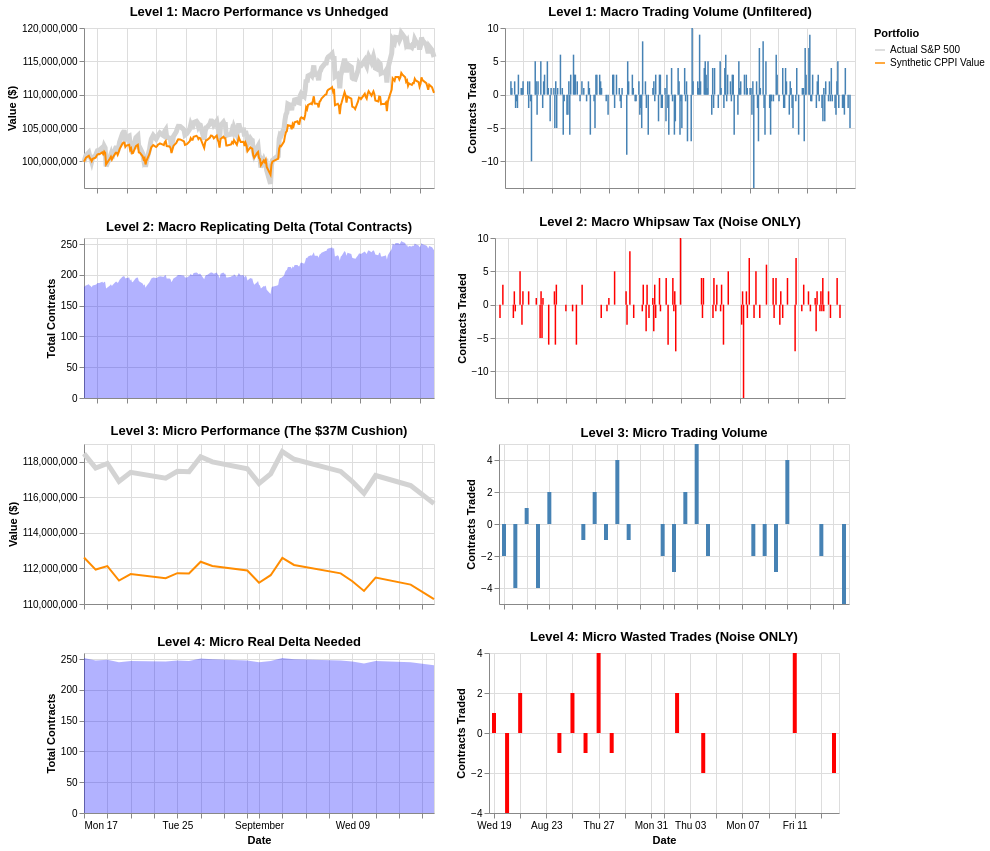

The code cell stored with this chart in its notebook:
### Markdown cell above
## 🔍 Visualizing the Details: A Four-Level Diagnostic

We can now visualize exactly how this heuristic strategy behaves between September 17, 2025, and September 16, 2026.

The following dashboard divides the behavior into two distinct timeframes to contrast the overarching performance of the strategy against its daily mechanical reality:

**Levels 1 & 2 (The Macro View):** The top half tracks the entire lifecycle of the trade. On the left of Level 1 is a comparison of the portfolio to the S&P 500. The left of Level 2 shows the total number of S&P E-mini contracts (our long S&P 500 exposure). On the right, we plot the daily trading volume. All the trades are shown in blue on Level 1, and those designated as 'noise' trades are in red on Level 2.

**Levels 3 & 4 (The Micro View):** The bottom half zooms in on a specific 30-day window (August 17 to September 16, 2026). During this period, the portfolio has built a massive safety cushion above our absolute floor. You might expect that cushion would imply very little trading.

As you review the charts, pay close attention to the right side of the dashboard. The red bars are the instances where the rule buys high and sells low. When judging the frequency of trading on levels three and four, be mindful that the x-axis only covers one month. There are both fewer days and trades than levels 1 and 2.

### Code cell
# --- 1. Data Preparation ---
# Macro Data
df_synth_wealth = df_plot.melt(
    id_vars=['Date'],
    value_vars=['Actual S&P 500', 'Synthetic CPPI Value'],
    var_name='Strategy',
    value_name='Portfolio Value'
)

# Micro Data (Zoomed Window)
start_date = pd.to_datetime('2026-08-17')
end_date = pd.to_datetime('2026-09-16')
df_zoom = df_plot[(df_plot['Date'] >= start_date) & (df_plot['Date'] <= end_date)]
df_zoom_wealth = df_synth_wealth[(df_synth_wealth['Date'] >= start_date) & (df_synth_wealth['Date'] <= end_date)]

# Standardized chart dimensions
w, h = 350, 160

# --- LEVEL 1: MACRO OUTCOME ---
chart_perf_macro = alt.Chart(df_synth_wealth).mark_line().encode(
    x=alt.X('Date:T', axis=alt.Axis(title='', labels=False)),
    y=alt.Y('Portfolio Value:Q', scale=alt.Scale(zero=False), title='Value ($)'),
    color=alt.Color('Strategy:N', scale=alt.Scale(domain=['Actual S&P 500', 'Synthetic CPPI Value'], range=['#d3d3d3', 'darkorange']), legend=alt.Legend(title="Portfolio")),
    strokeWidth=alt.condition(alt.datum.Strategy == 'Actual S&P 500', alt.value(5), alt.value(2))
).properties(width=w, height=h, title='Level 1: Macro Performance vs Unhedged')

chart_vol_macro = alt.Chart(df_plot).mark_bar(color='steelblue', size=1.5).encode(
    x=alt.X('Date:T', axis=alt.Axis(title='', labels=False)),
    y=alt.Y('Contract Trades:Q', title='Contracts Traded')
).properties(width=w, height=h, title='Level 1: Macro Trading Volume (Unfiltered)')

# --- LEVEL 2: MACRO AUTOPSY ---
chart_delta_macro = alt.Chart(df_plot).mark_area(opacity=0.3, color='blue').encode(
    x=alt.X('Date:T', axis=alt.Axis(title='', labels=False)),
    y=alt.Y('Dynamic Contracts Held:Q', title='Total Contracts')
).properties(width=w, height=h, title='Level 2: Macro Replicating Delta (Total Contracts)')

chart_noise_macro = alt.Chart(df_plot).mark_bar(color='red', size=1.5).encode(
    x=alt.X('Date:T', axis=alt.Axis(title='', labels=False)),
    y=alt.Y('Contract Trades:Q', title='Contracts Traded')
).transform_filter(alt.datum['Synth Whipsaw Flag'] == 1).properties(width=w, height=h, title='Level 2: Macro Whipsaw Tax (Noise ONLY)')

# --- LEVEL 3: MICRO OUTCOME (Aug 17 - Sep 16) ---
chart_perf_micro = alt.Chart(df_zoom_wealth).mark_line().encode(
    x=alt.X('Date:T', axis=alt.Axis(title='', labels=False)),
    y=alt.Y('Portfolio Value:Q', scale=alt.Scale(zero=False), title='Value ($)'),
    color=alt.Color('Strategy:N', scale=alt.Scale(domain=['Actual S&P 500', 'Synthetic CPPI Value'], range=['#d3d3d3', 'darkorange']), legend=None),
    strokeWidth=alt.condition(alt.datum.Strategy == 'Actual S&P 500', alt.value(5), alt.value(2))
).properties(width=w, height=h, title='Level 3: Micro Performance (The $37M Cushion)')

chart_vol_micro = alt.Chart(df_zoom).mark_bar(color='steelblue', size=4).encode(
    x=alt.X('Date:T', axis=alt.Axis(title='', labels=False)),
    y=alt.Y('Contract Trades:Q', title='Contracts Traded')
).properties(width=w, height=h, title='Level 3: Micro Trading Volume')

# --- LEVEL 4: MICRO AUTOPSY (Aug 17 - Sep 16) ---
chart_delta_micro = alt.Chart(df_zoom).mark_area(opacity=0.3, color='blue').encode(
    x=alt.X('Date:T', title='Date'),
    y=alt.Y('Dynamic Contracts Held:Q', scale=alt.Scale(zero=False), title='Total Contracts')
).properties(width=w, height=h, title='Level 4: Micro Real Delta Needed')

chart_noise_micro = alt.Chart(df_zoom).mark_bar(color='red', size=4).encode(
    x=alt.X('Date:T', title='Date'),
    y=alt.Y('Contract Trades:Q', title='Contracts Traded')
).transform_filter(alt.datum['Synth Whipsaw Flag'] == 1).properties(width=w, height=h, title='Level 4: Micro Wasted Trades (Noise ONLY)')

# --- ASSEMBLE THE 4-LEVEL DASHBOARD ---
level_1 = chart_perf_macro | chart_vol_macro
level_2 = chart_delta_macro | chart_noise_macro
level_3 = chart_perf_micro | chart_vol_micro
level_4 = chart_delta_micro | chart_noise_micro

master_dashboard = (level_1 & level_2 & level_3 & level_4).resolve_scale(color='independent')
master_dashboard

### Figure 1 — Vega-Lite specification as saved in the notebook (floating-point values rounded to 4 significant figures; data arrays with more than 128 entries replaced by an {"elided": "..."} marker saying what was removed)
{"config": {"view": {"continuousWidth": 300, "continuousHeight": 300}}, "vconcat": [{"hconcat": [{"data": {"name": "data-2f0ee4161ec6632ab82c4c9286e7213f"}, "mark": {"type": "line"}, "encoding": {"color": {"field": "Strategy", "legend": {"title": "Portfolio"}, "scale": {"domain": ["Actual S&P 500", "Synthetic CPPI Value"], "range": ["#d3d3d3", "darkorange"]}, "type": "nominal"}, "strokeWidth": {"condition": {"test": "(datum.Strategy === 'Actual S&P 500')", "value": 5}, "value": 2}, "x": {"axis": {"labels": false, "title": ""}, "field": "Date", "type": "temporal"}, "y": {"field": "Portfolio Value", "scale": {"zero": false}, "title": "Value ($)", "type": "quantitative"}}, "height": 160, "title": "Level 1: Macro Performance vs Unhedged", "width": 350}, {"data": {"name": "data-d062e7feba649ceab81b546aad30b12d"}, "mark": {"type": "bar", "color": "steelblue", "size": 1.5}, "encoding": {"x": {"axis": {"labels": false, "title": ""}, "field": "Date", "type": "temporal"}, "y": {"field": "Contract Trades", "title": "Contracts Traded", "type": "quantitative"}}, "height": 160, "title": "Level 1: Macro Trading Volume (Unfiltered)", "width": 350}]}, {"hconcat": [{"mark": {"type": "area", "color": "blue", "opacity": 0.3}, "encoding": {"x": {"axis": {"labels": false, "title": ""}, "field": "Date", "type": "temporal"}, "y": {"field": "Dynamic Contracts Held", "title": "Total Contracts", "type": "quantitative"}}, "height": 160, "title": "Level 2: Macro Replicating Delta (Total Contracts)", "width": 350}, {"mark": {"type": "bar", "color": "red", "size": 1.5}, "encoding": {"x": {"axis": {"labels": false, "title": ""}, "field": "Date", "type": "temporal"}, "y": {"field": "Contract Trades", "title": "Contracts Traded", "type": "quantitative"}}, "height": 160, "title": "Level 2: Macro Whipsaw Tax (Noise ONLY)", "transform": [{"filter": "(datum['Synth Whipsaw Flag'] === 1)"}], "width": 350}], "data": {"name": "data-d062e7feba649ceab81b546aad30b12d"}}, {"hconcat": [{"data": {"name": "data-c76fe35be97261f3f00d718ff28402d3"}, "mark": {"type": "line"}, "encoding": {"color": {"field": "Strategy", "legend": null, "scale": {"domain": ["Actual S&P 500", "Synthetic CPPI Value"], "range": ["#d3d3d3", "darkorange"]}, "type": "nominal"}, "strokeWidth": {"condition": {"test": "(datum.Strategy === 'Actual S&P 500')", "value": 5}, "value": 2}, "x": {"axis": {"labels": false, "title": ""}, "field": "Date", "type": "temporal"}, "y": {"field": "Portfolio Value", "scale": {"zero": false}, "title": "Value ($)", "type": "quantitative"}}, "height": 160, "title": "Level 3: Micro Performance (The $37M Cushion)", "width": 350}, {"data": {"name": "data-6f9d1673d830040c75f4775a47ab5819"}, "mark": {"type": "bar", "color": "steelblue", "size": 4}, "encoding": {"x": {"axis": {"labels": false, "title": ""}, "field": "Date", "type": "temporal"}, "y": {"field": "Contract Trades", "title": "Contracts Traded", "type": "quantitative"}}, "height": 160, "title": "Level 3: Micro Trading Volume", "width": 350}]}, {"hconcat": [{"mark": {"type": "area", "color": "blue", "opacity": 0.3}, "encoding": {"x": {"field": "Date", "title": "Date", "type": "temporal"}, "y": {"field": "Dynamic Contracts Held", "scale": {"zero": false}, "title": "Total Contracts", "type": "quantitative"}}, "height": 160, "title": "Level 4: Micro Real Delta Needed", "width": 350}, {"mark": {"type": "bar", "color": "red", "size": 4}, "encoding": {"x": {"field": "Date", "title": "Date", "type": "temporal"}, "y": {"field": "Contract Trades", "title": "Contracts Traded", "type": "quantitative"}}, "height": 160, "title": "Level 4: Micro Wasted Trades (Noise ONLY)", "transform": [{"filter": "(datum['Synth Whipsaw Flag'] === 1)"}], "width": 350}], "data": {"name": "data-6f9d1673d830040c75f4775a47ab5819"}}], "resolve": {"scale": {"color": "independent"}}, "$schema": "https://vega.github.io/schema/vega-lite/v6.4.1.json", "datasets": {"data-2f0ee4161ec6632ab82c4c9286e7213f": {"elided": "494 records"}, "data-d062e7feba649ceab81b546aad30b12d": {"elided": "247 records"}, "data-c76fe35be97261f3f00d718ff28402d3": [{"Date": "2026-08-17T00:00:00", "Strategy": "Actual S&P 500", "Portfolio Value": 118500000.0}, {"Date": "2026-08-18T00:00:00", "Strategy": "Actual S&P 500", "Portfolio Value": 117600000.0}, {"Date": "2026-08-19T00:00:00", "Strategy": "Actual S&P 500", "Portfolio Value": 117900000.0}, {"Date": "2026-08-20T00:00:00", "Strategy": "Actual S&P 500", "Portfolio Value": 116900000.0}, {"Date": "2026-08-21T00:00:00", "Strategy": "Actual S&P 500", "Portfolio Value": 117400000.0}, {"Date": "2026-08-24T00:00:00", "Strategy": "Actual S&P 500", "Portfolio Value": 117100000.0}, {"Date": "2026-08-25T00:00:00", "Strategy": "Actual S&P 500", "Portfolio Value": 117500000.0}, {"Date": "2026-08-26T00:00:00", "Strategy": "Actual S&P 500", "Portfolio Value": 117400000.0}, {"Date": "2026-08-27T00:00:00", "Strategy": "Actual S&P 500", "Portfolio Value": 118300000.0}, {"Date": "2026-08-28T00:00:00", "Strategy": "Actual S&P 500", "Portfolio Value": 118000000.0}, {"Date": "2026-08-31T00:00:00", "Strategy": "Actual S&P 500", "Portfolio Value": 117600000.0}, {"Date": "2026-09-01T00:00:00", "Strategy": "Actual S&P 500", "Portfolio Value": 116800000.0}, {"Date": "2026-09-02T00:00:00", "Strategy": "Actual S&P 500", "Portfolio Value": 117300000.0}, {"Date": "2026-09-03T00:00:00", "Strategy": "Actual S&P 500", "Portfolio Value": 118600000.0}, {"Date": "2026-09-04T00:00:00", "Strategy": "Actual S&P 500", "Portfolio Value": 118100000.0}, {"Date": "2026-09-08T00:00:00", "Strategy": "Actual S&P 500", "Portfolio Value": 117500000.0}, {"Date": "2026-09-09T00:00:00", "Strategy": "Actual S&P 500", "Portfolio Value": 116900000.0}, {"Date": "2026-09-10T00:00:00", "Strategy": "Actual S&P 500", "Portfolio Value": 116200000.0}, {"Date": "2026-09-11T00:00:00", "Strategy": "Actual S&P 500", "Portfolio Value": 117200000.0}, {"Date": "2026-09-14T00:00:00", "Strategy": "Actual S&P 500", "Portfolio Value": 116700000.0}, {"Date": "2026-09-16T00:00:00", "Strategy": "Actual S&P 500", "Portfolio Value": 115600000.0}, {"Date": "2026-08-17T00:00:00", "Strategy": "Synthetic CPPI Value", "Portfolio Value": 112600000.0}, {"Date": "2026-08-18T00:00:00", "Strategy": "Synthetic CPPI Value", "Portfolio Value": 111900000.0}, {"Date": "2026-08-19T00:00:00", "Strategy": "Synthetic CPPI Value", "Portfolio Value": 112100000.0}, {"Date": "2026-08-20T00:00:00", "Strategy": "Synthetic CPPI Value", "Portfolio Value": 111300000.0}, {"Date": "2026-08-21T00:00:00", "Strategy": "Synthetic CPPI Value", "Portfolio Value": 111700000.0}, {"Date": "2026-08-24T00:00:00", "Strategy": "Synthetic CPPI Value", "Portfolio Value": 111400000.0}, {"Date": "2026-08-25T00:00:00", "Strategy": "Synthetic CPPI Value", "Portfolio Value": 111700000.0}, {"Date": "2026-08-26T00:00:00", "Strategy": "Synthetic CPPI Value", "Portfolio Value": 111700000.0}, {"Date": "2026-08-27T00:00:00", "Strategy": "Synthetic CPPI Value", "Portfolio Value": 112400000.0}, {"Date": "2026-08-28T00:00:00", "Strategy": "Synthetic CPPI Value", "Portfolio Value": 112100000.0}, {"Date": "2026-08-31T00:00:00", "Strategy": "Synthetic CPPI Value", "Portfolio Value": 111900000.0}, {"Date": "2026-09-01T00:00:00", "Strategy": "Synthetic CPPI Value", "Portfolio Value": 111200000.0}, {"Date": "2026-09-02T00:00:00", "Strategy": "Synthetic CPPI Value", "Portfolio Value": 111600000.0}, {"Date": "2026-09-03T00:00:00", "Strategy": "Synthetic CPPI Value", "Portfolio Value": 112600000.0}, {"Date": "2026-09-04T00:00:00", "Strategy": "Synthetic CPPI Value", "Portfolio Value": 112200000.0}, {"Date": "2026-09-08T00:00:00", "Strategy": "Synthetic CPPI Value", "Portfolio Value": 111700000.0}, {"Date": "2026-09-09T00:00:00", "Strategy": "Synthetic CPPI Value", "Portfolio Value": 111300000.0}, {"Date": "2026-09-10T00:00:00", "Strategy": "Synthetic CPPI Value", "Portfolio Value": 110700000.0}, {"Date": "2026-09-11T00:00:00", "Strategy": "Synthetic CPPI Value", "Portfolio Value": 111500000.0}, {"Date": "2026-09-14T00:00:00", "Strategy": "Synthetic CPPI Value", "Portfolio Value": 111100000.0}, {"Date": "2026-09-16T00:00:00", "Strategy": "Synthetic CPPI Value", "Portfolio Value": 110300000.0}], "data-6f9d1673d830040c75f4775a47ab5819": [{"Date": "2026-08-17T00:00:00", "Actual S&P 500": 118500000.0, "Synthetic Long": 117700000.0, "Synthetic Long Excess": -795900.0, "Actual SOFR": 103600000.0, "Synthetic Money Market": 104400000.0, "Synthetic Money Market Excess": 795900.0, "Dynamic Contracts Held": 252.0, "Contract Trades": -2.0, "Synth Whipsaw Flag": 0, "Synthetic CPPI Value": 112600000.0, "Futures P&L ($)": -460400.0}, {"Date": "2026-08-18T00:00:00", "Actual S&P 500": 117600000.0, "Synthetic Long": 116800000.0, "Synthetic Long Excess": -801800.0, "Actual SOFR": 103600000.0, "Synthetic Money Market": 104400000.0, "Synthetic Money Market Excess": 801800.0, "Dynamic Contracts Held": 248.0, "Contract Trades": -4.0, "Synth Whipsaw Flag": 0, "Synthetic CPPI Value": 111900000.0, "Futures P&L ($)": -689800.0}, {"Date": "2026-08-19T00:00:00", "Actual S&P 500": 117900000.0, "Synthetic Long": 117100000.0, "Synthetic Long Excess": -822000.0, "Actual SOFR": 103600000.0, "Synthetic Money Market": 104400000.0, "Synthetic Money Market Excess": 822000.0, "Dynamic Contracts Held": 249.0, "Contract Trades": 1.0, "Synth Whipsaw Flag": 1, "Synthetic CPPI Value": 112100000.0, "Futures P&L ($)": 186000.0}, {"Date": "2026-08-20T00:00:00", "Actual S&P 500": 116900000.0, "Synthetic Long": 116100000.0, "Synthetic Long Excess": -810700.0, "Actual SOFR": 103600000.0, "Synthetic Money Market": 104400000.0, "Synthetic Money Market Excess": 810700.0, "Dynamic Contracts Held": 245.0, "Contract Trades": -4.0, "Synth Whipsaw Flag": 1, "Synthetic CPPI Value": 111300000.0, "Futures P&L ($)": -827900.0}, {"Date": "2026-08-21T00:00:00", "Actual S&P 500": 117400000.0, "Synthetic Long": 116500000.0, "Synthetic Long Excess": -879100.0, "Actual SOFR": 103600000.0, "Synthetic Money Market": 104500000.0, "Synthetic Money Market Excess": 879100.0, "Dynamic Contracts Held": 247.0, "Contract Trades": 2.0, "Synth Whipsaw Flag": 1, "Synthetic CPPI Value": 111700000.0, "Futures P&L ($)": 352200.0}, {"Date": "2026-08-24T00:00:00", "Actual S&P 500": 117100000.0, "Synthetic Long": 116200000.0, "Synthetic Long Excess": -846300.0, "Actual SOFR": 103600000.0, "Synthetic Money Market": 104500000.0, "Synthetic Money Market Excess": 846300.0, "Dynamic Contracts Held": 246.0, "Contract Trades": -1.0, "Synth Whipsaw Flag": 1, "Synthetic CPPI Value": 111400000.0, "Futures P&L ($)": -265500.0}, {"Date": "2026-08-25T00:00:00", "Actual S&P 500": 117500000.0, "Synthetic Long": 116600000.0, "Synthetic Long Excess": -879100.0, "Actual SOFR": 103600000.0, "Synthetic Money Market": 104500000.0, "Synthetic Money Market Excess": 879100.0, "Dynamic Contracts Held": 248.0, "Contract Trades": 2.0, "Synth Whipsaw Flag": 1, "Synthetic CPPI Value": 111700000.0, "Futures P&L ($)": 273700.0}, {"Date": "2026-08-26T00:00:00", "Actual S&P 500": 117400000.0, "Synthetic Long": 116600000.0, "Synthetic Long Excess": -875200.0, "Actual SOFR": 103700000.0, "Synthetic Money Market": 104500000.0, "Synthetic Money Market Excess": 875200.0, "Dynamic Contracts Held": 247.0, "Contract Trades": -1.0, "Synth Whipsaw Flag": 1, "Synthetic CPPI Value": 111700000.0, "Futures P&L ($)": -24800.0}, {"Date": "2026-08-27T00:00:00", "Actual S&P 500": 118300000.0, "Synthetic Long": 117400000.0, "Synthetic Long Excess": -915500.0, "Actual SOFR": 103700000.0, "Synthetic Money Market": 104600000.0, "Synthetic Money Market Excess": 915500.0, "Dynamic Contracts Held": 251.0, "Contract Trades": 4.0, "Synth Whipsaw Flag": 1, "Synthetic CPPI Value": 112400000.0, "Futures P&L ($)": 648400.0}, {"Date": "2026-08-28T00:00:00", "Actual S&P 500": 118000000.0, "Synthetic Long": 117100000.0, "Synthetic Long Excess": -925100.0, "Actual SOFR": 103700000.0, "Synthetic Money Market": 104600000.0, "Synthetic Money Market Excess": 925100.0, "Dynamic Contracts Held": 250.0, "Contract Trades": -1.0, "Synth Whipsaw Flag": 1, "Synthetic CPPI Value": 112100000.0, "Futures P&L ($)": -257300.0}, {"Date": "2026-08-31T00:00:00", "Actual S&P 500": 117600000.0, "Synthetic Long": 116800000.0, "Synthetic Long Excess": -855800.0, "Actual SOFR": 103700000.0, "Synthetic Money Market": 104600000.0, "Synthetic Money Market Excess": 855800.0, "Dynamic Contracts Held": 248.0, "Contract Trades": -2.0, "Synth Whipsaw Flag": 0, "Synthetic CPPI Value": 111900000.0, "Futures P&L ($)": -287500.0}, {"Date": "2026-09-01T00:00:00", "Actual S&P 500": 116800000.0, "Synthetic Long": 115900000.0, "Synthetic Long Excess": -874200.0, "Actual SOFR": 103700000.0, "Synthetic Money Market": 104600000.0, "Synthetic Money Market Excess": 874200.0, "Dynamic Contracts Held": 245.0, "Contract Trades": -3.0, "Synth Whipsaw Flag": 0, "Synthetic CPPI Value": 111200000.0, "Futures P&L ($)": -697500.0}, {"Date": "2026-09-02T00:00:00", "Actual S&P 500": 117300000.0, "Synthetic Long": 116400000.0, "Synthetic Long Excess": -889800.0, "Actual SOFR": 103700000.0, "Synthetic Money Market": 104600000.0, "Synthetic Money Market Excess": 889800.0, "Dynamic Contracts Held": 247.0, "Contract Trades": 2.0, "Synth Whipsaw Flag": 1, "Synthetic CPPI Value": 111600000.0, "Futures P&L ($)": 413400.0}, {"Date": "2026-09-03T00:00:00", "Actual S&P 500": 118600000.0, "Synthetic Long": 117600000.0, "Synthetic Long Excess": -943500.0, "Actual SOFR": 103700000.0, "Synthetic Money Market": 104700000.0, "Synthetic Money Market Excess": 943500.0, "Dynamic Contracts Held": 252.0, "Contract Trades": 5.0, "Synth Whipsaw Flag": 0, "Synthetic CPPI Value": 112600000.0, "Futures P&L ($)": 966400.0}, {"Date": "2026-09-04T00:00:00", "Actual S&P 500": 118100000.0, "Synthetic Long": 117100000.0, "Synthetic Long Excess": -1002000.0, "Actual SOFR": 103700000.0, "Synthetic Money Market": 104700000.0, "Synthetic Money Market Excess": 1002000.0, "Dynamic Contracts Held": 250.0, "Contract Trades": -2.0, "Synth Whipsaw Flag": 1, "Synthetic CPPI Value": 112200000.0, "Futures P&L ($)": -412600.0}, {"Date": "2026-09-08T00:00:00", "Actual S&P 500": 117500000.0, "Synthetic Long": 116600000.0, "Synthetic Long Excess": -903900.0, "Actual SOFR": 103800000.0, "Synthetic Money Market": 104700000.0, "Synthetic Money Market Excess": 903900.0, "Dynamic Contracts Held": 248.0, "Contract Trades": -2.0, "Synth Whipsaw Flag": 0, "Synthetic CPPI Value": 111700000.0, "Futures P&L ($)": -518800.0}, {"Date": "2026-09-09T00:00:00", "Actual S&P 500": 116900000.0, "Synthetic Long": 116000000.0, "Synthetic Long Excess": -887600.0, "Actual SOFR": 103800000.0, "Synthetic Money Market": 104700000.0, "Synthetic Money Market Excess": 887600.0, "Dynamic Contracts Held": 246.0, "Contract Trades": -2.0, "Synth Whipsaw Flag": 0, "Synthetic CPPI Value": 111300000.0, "Futures P&L ($)": -455700.0}, {"Date": "2026-09-10T00:00:00", "Actual S&P 500": 116200000.0, "Synthetic Long": 115300000.0, "Synthetic Long Excess": -894100.0, "Actual SOFR": 103800000.0, "Synthetic Money Market": 104700000.0, "Synthetic Money Market Excess": 894100.0, "Dynamic Contracts Held": 243.0, "Contract Trades": -3.0, "Synth Whipsaw Flag": 0, "Synthetic CPPI Value": 110700000.0, "Futures P&L ($)": -556600.0}, {"Date": "2026-09-11T00:00:00", "Actual S&P 500": 117200000.0, "Synthetic Long": 116300000.0, "Synthetic Long Excess": -961400.0, "Actual SOFR": 103800000.0, "Synthetic Money Market": 104800000.0, "Synthetic Money Market Excess": 961400.0, "Dynamic Contracts Held": 247.0, "Contract Trades": 4.0, "Synth Whipsaw Flag": 1, "Synthetic CPPI Value": 111500000.0, "Futures P&L ($)": 741200.0}, {"Date": "2026-09-14T00:00:00", "Actual S&P 500": 116700000.0, "Synthetic Long": 115800000.0, "Synthetic Long Excess": -892500.0, "Actual SOFR": 103900000.0, "Synthetic Money Market": 104700000.0, "Synthetic Money Market Excess": 892500.0, "Dynamic Contracts Held": 245.0, "Contract Trades": -2.0, "Synth Whipsaw Flag": 1, "Synthetic CPPI Value": 111100000.0, "Futures P&L ($)": -426100.0}, {"Date": "2026-09-16T00:00:00", "Actual S&P 500": 115600000.0, "Synthetic Long": 114800000.0, "Synthetic Long Excess": -892800.0, "Actual SOFR": 103900000.0, "Synthetic Money Market": 104800000.0, "Synthetic Money Market Excess": 892800.0, "Dynamic Contracts Held": 240.0, "Contract Trades": -5.0, "Synth Whipsaw Flag": 0, "Synthetic CPPI Value": 110300000.0, "Futures P&L ($)": -839100.0}]}}
